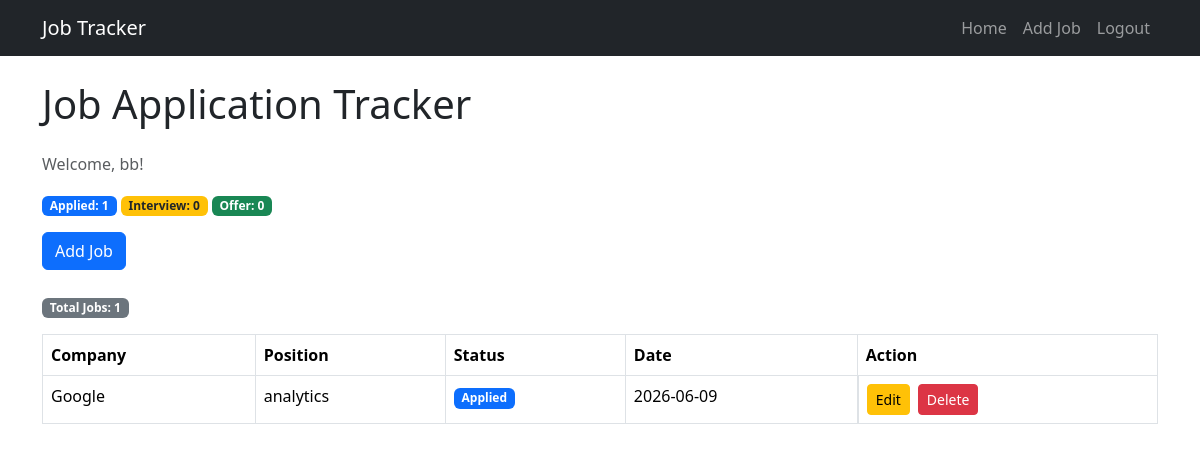
Page / (signed in) on the earlier database version.
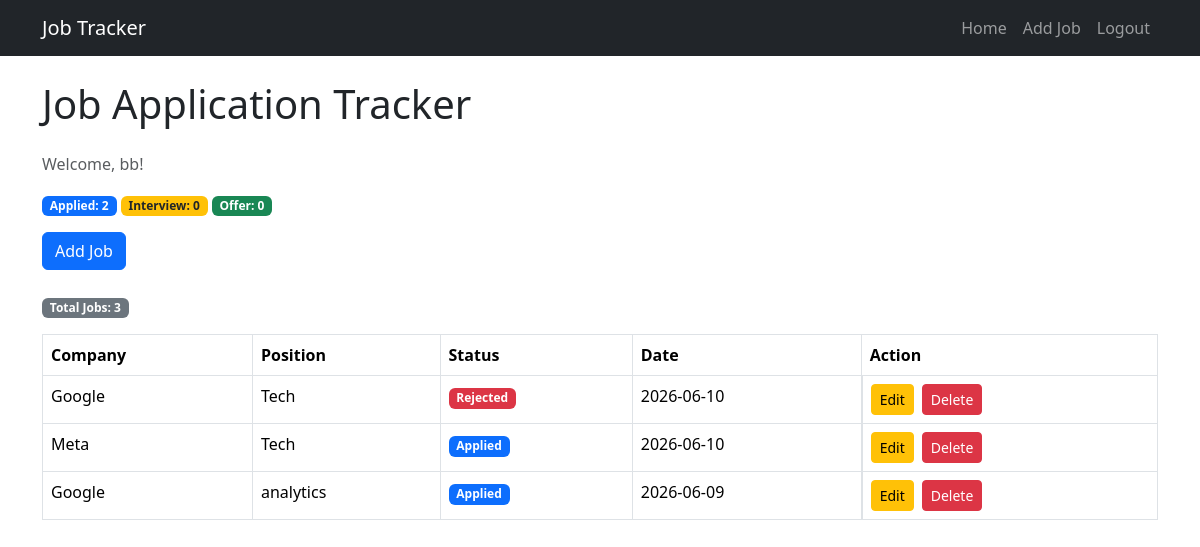
Same page on the later database version.
### tables this page shows
CREATE TABLE jobs (
    id INTEGER PRIMARY KEY AUTOINCREMENT,
    user_id INTEGER,
    company TEXT NOT NULL,
    position TEXT NOT NULL,
    status TEXT NOT NULL
, created_at TEXT);

### app.py (the view)
@app.route("/")
def index():
    if "user_id" not in session:
        return redirect("/login")
    db.execute(
        "SELECT * FROM jobs WHERE user_id = ? ORDER BY id DESC",
        (session["user_id"],)
    )
    jobs = db.fetchall()
    applied = 0
    interview = 0
    offer = 0
    rejected = 0
    for job in jobs:
        if job[4] == "Applied":
            applied += 1
        elif job[4] == "Interview":
            interview += 1
        elif job[4] == "Offer":
            offer += 1
        elif job[4] == "Rejected":
            rejected += 1
    return render_template(
        "index.html",
        jobs=jobs,
        applied=applied,
        interview=interview,
        offer=offer,
        rejected=rejected
    )

### templates/index.html (shortened to what this page needs)
{% extends "layout.html" %}
{% block main %}
{% if jobs %}
<h1 class="mb-4">Job Application Tracker</h1>
<p class="text-muted">
    Welcome, {{ session["username"] }}!
</p>
<div class="mb-3">
    <span class="badge bg-primary">
        Applied: {{ applied }}
    </span>
    <span class="badge bg-warning text-dark">
        Interview: {{ interview }}
    </span>
    <span class="badge bg-success">
        Offer: {{ offer }}
    </span>
</div>
<a href="/add" class="btn btn-primary mb-4">
    Add Job
</a>
<p>
    <span class="badge bg-secondary">
        Total Jobs: {{ jobs|length }}
    </span>
</p>
<table class="table table-bordered table-hover">
    <thead>
        <tr>
            <th>Company</th>
            <th>Position</th>
            <th>Status</th>
            <th>Date</th>
            <th>Action</th>
        </tr>
    </thead>
    <tbody>
        {% for job in jobs %}
        <tr>
            <td>{{ job[2] }}</td>
            <td>{{ job[3] }}</td>
            <td>{% if job[4] == "Applied" %}
                <span class="badge bg-primary">Applied</span>
            {% elif job[4] == "Interview" %}
                <span class="badge bg-warning">Interview</span>
            {% elif job[4] == "Offer" %}
                <span class="badge bg-success">Offer</span>
            {% elif job[4] == "Rejected" %}
                <span class="badge bg-danger">Rejected</span>
            {% else %}
                <span class="badge bg-secondary">{{ job[4] }}</span>
            {% endif %}
            </td>
            <td>{{ job[5] }}</td>
                <td class="d-flex gap-2">
                    <a href="/edit/{{ job[0] }}" class="btn btn-warning btn-sm">
                        Edit
                    </a>
                    <form action="/delete/{{ job[0] }}" method="post" style="display:inline;">
                    <button
                        class="btn btn-danger btn-sm"
                        type="submit"
                        onclick="return confirm('Delete this job?')">
                        Delete
                    </button>
                </form>
            </td>
        </tr>
        {% endfor %}
    </tbody>
</table>
{% endif %}
{% endblock %}

### templates/layout.html (shortened to what this page needs)
<!DOCTYPE html>
<html lang="en">
<head>
    <link href="https://cdn.jsdelivr.net/npm/bootstrap@5.3.3/dist/css/bootstrap.min.css" rel="stylesheet">
</head>
<body>
    <nav class="navbar navbar-expand-lg navbar-dark bg-dark">
        <div class="container">
            <a class="navbar-brand" href="/">Job Tracker</a>
        <div class="navbar-nav ms-auto">
            {% if session.get("user_id") %}
                <a class="nav-link" href="/">Home</a>
                <a class="nav-link" href="/add">Add Job</a>
                <a class="nav-link" href="/logout">Logout</a>
            {% else %}
                <a class="nav-link" href="/login">Login</a>
                <a class="nav-link" href="/register">Register</a>
            {% endif %}
        </div>
        </div>
    </nav>
    <main class="container mt-4">
        {% block main %}{% endblock %}
    </main>
</body>
</html>

Differences in the rows shown:
added jobs: company "Google", position "Tech", status "Rejected", created_at "2026-06-10"
added jobs: company "Meta", position "Tech", status "Applied", created_at "2026-06-10"
Other differences:
{{ applied }}: "1" → "2"
{{ jobs|length }}: "1" → "3"
